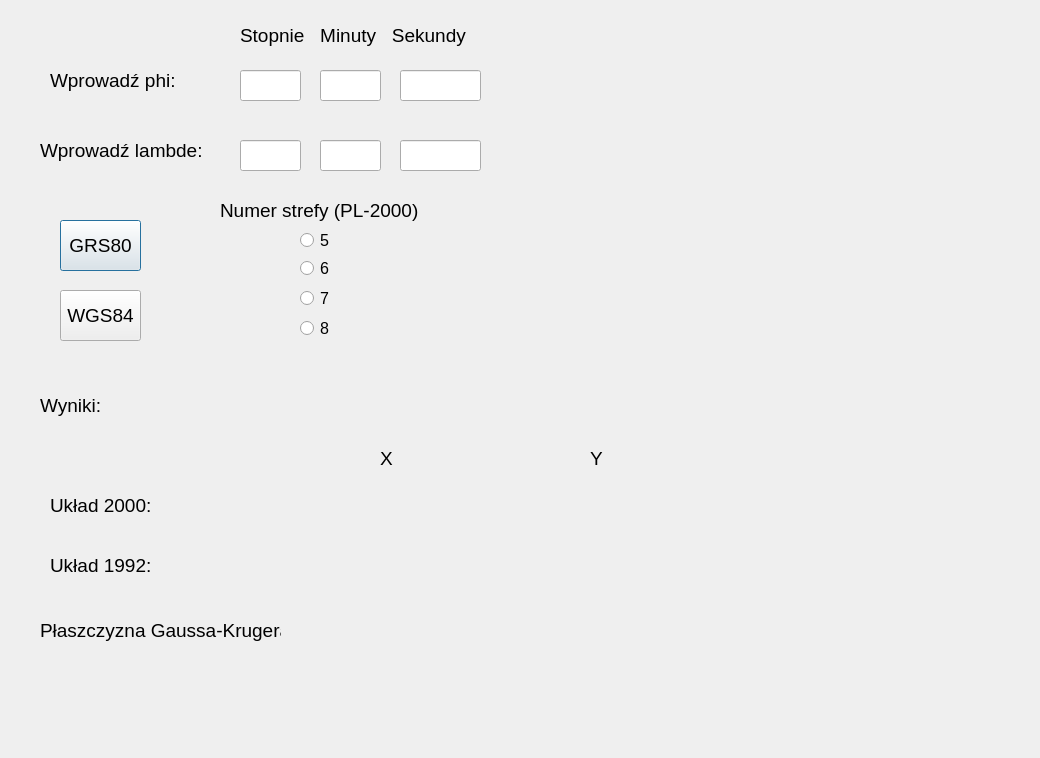
<?xml version="1.0" encoding="UTF-8"?>
<ui version="4.0">
 <class>Dialog</class>
 <widget class="QDialog" name="Dialog">
  <property name="geometry">
   <rect>
    <x>0</x>
    <y>0</y>
    <width>1040</width>
    <height>758</height>
   </rect>
  </property>
  <property name="windowTitle">
   <string>Dialog</string>
  </property>
  <widget class="QLabel" name="label">
   <property name="geometry">
    <rect>
     <x>50</x>
     <y>50</y>
     <width>161</width>
     <height>61</height>
    </rect>
   </property>
   <property name="font">
    <font>
     <pointsize>14</pointsize>
    </font>
   </property>
   <property name="text">
    <string>Wprowadź phi:</string>
   </property>
  </widget>
  <widget class="QLabel" name="label_2">
   <property name="geometry">
    <rect>
     <x>40</x>
     <y>120</y>
     <width>181</width>
     <height>61</height>
    </rect>
   </property>
   <property name="font">
    <font>
     <pointsize>14</pointsize>
    </font>
   </property>
   <property name="text">
    <string>Wprowadź lambde:</string>
   </property>
  </widget>
  <widget class="QLineEdit" name="Fstopnie">
   <property name="geometry">
    <rect>
     <x>240</x>
     <y>70</y>
     <width>61</width>
     <height>31</height>
    </rect>
   </property>
  </widget>
  <widget class="QLineEdit" name="Fmin">
   <property name="geometry">
    <rect>
     <x>320</x>
     <y>70</y>
     <width>61</width>
     <height>31</height>
    </rect>
   </property>
  </widget>
  <widget class="QLineEdit" name="Fsek">
   <property name="geometry">
    <rect>
     <x>400</x>
     <y>70</y>
     <width>81</width>
     <height>31</height>
    </rect>
   </property>
  </widget>
  <widget class="QLineEdit" name="Lstopnie">
   <property name="geometry">
    <rect>
     <x>240</x>
     <y>140</y>
     <width>61</width>
     <height>31</height>
    </rect>
   </property>
  </widget>
  <widget class="QLineEdit" name="Lmin">
   <property name="geometry">
    <rect>
     <x>320</x>
     <y>140</y>
     <width>61</width>
     <height>31</height>
    </rect>
   </property>
  </widget>
  <widget class="QLineEdit" name="Lsek">
   <property name="geometry">
    <rect>
     <x>400</x>
     <y>140</y>
     <width>81</width>
     <height>31</height>
    </rect>
   </property>
  </widget>
  <widget class="QLabel" name="label_5">
   <property name="geometry">
    <rect>
     <x>240</x>
     <y>20</y>
     <width>231</width>
     <height>31</height>
    </rect>
   </property>
   <property name="font">
    <font>
     <pointsize>14</pointsize>
    </font>
   </property>
   <property name="text">
    <string>Stopnie   Minuty   Sekundy</string>
   </property>
  </widget>
  <widget class="QLabel" name="label_6">
   <property name="geometry">
    <rect>
     <x>40</x>
     <y>380</y>
     <width>81</width>
     <height>51</height>
    </rect>
   </property>
   <property name="font">
    <font>
     <pointsize>14</pointsize>
    </font>
   </property>
   <property name="text">
    <string>Wyniki:</string>
   </property>
  </widget>
  <widget class="QLabel" name="label_7">
   <property name="geometry">
    <rect>
     <x>50</x>
     <y>480</y>
     <width>111</width>
     <height>51</height>
    </rect>
   </property>
   <property name="font">
    <font>
     <pointsize>14</pointsize>
    </font>
   </property>
   <property name="text">
    <string>Układ 2000:</string>
   </property>
  </widget>
  <widget class="QLabel" name="label_8">
   <property name="geometry">
    <rect>
     <x>50</x>
     <y>550</y>
     <width>101</width>
     <height>31</height>
    </rect>
   </property>
   <property name="font">
    <font>
     <pointsize>14</pointsize>
    </font>
   </property>
   <property name="text">
    <string>Układ 1992:</string>
   </property>
  </widget>
  <widget class="QLabel" name="Xdw">
   <property name="geometry">
    <rect>
     <x>380</x>
     <y>450</y>
     <width>21</width>
     <height>16</height>
    </rect>
   </property>
   <property name="font">
    <font>
     <pointsize>14</pointsize>
    </font>
   </property>
   <property name="text">
    <string>X</string>
   </property>
  </widget>
  <widget class="QLabel" name="Ydw">
   <property name="geometry">
    <rect>
     <x>590</x>
     <y>450</y>
     <width>21</width>
     <height>16</height>
    </rect>
   </property>
   <property name="font">
    <font>
     <pointsize>14</pointsize>
    </font>
   </property>
   <property name="text">
    <string>Y</string>
   </property>
  </widget>
  <widget class="QLabel" name="label_11">
   <property name="geometry">
    <rect>
     <x>40</x>
     <y>610</y>
     <width>241</width>
     <height>41</height>
    </rect>
   </property>
   <property name="font">
    <font>
     <pointsize>14</pointsize>
    </font>
   </property>
   <property name="text">
    <string>Płaszczyzna Gaussa-Krugera</string>
   </property>
  </widget>
  <widget class="QLabel" name="wynikx2000">
   <property name="geometry">
    <rect>
     <x>330</x>
     <y>490</y>
     <width>141</width>
     <height>31</height>
    </rect>
   </property>
   <property name="font">
    <font>
     <pointsize>10</pointsize>
    </font>
   </property>
   <property name="text">
    <string/>
   </property>
  </widget>
  <widget class="QLabel" name="wynikx92">
   <property name="geometry">
    <rect>
     <x>330</x>
     <y>550</y>
     <width>141</width>
     <height>31</height>
    </rect>
   </property>
   <property name="font">
    <font>
     <pointsize>10</pointsize>
    </font>
   </property>
   <property name="text">
    <string/>
   </property>
  </widget>
  <widget class="QLabel" name="wyniky2000">
   <property name="geometry">
    <rect>
     <x>530</x>
     <y>490</y>
     <width>131</width>
     <height>31</height>
    </rect>
   </property>
   <property name="font">
    <font>
     <pointsize>10</pointsize>
    </font>
   </property>
   <property name="text">
    <string/>
   </property>
  </widget>
  <widget class="QLabel" name="wyniky92">
   <property name="geometry">
    <rect>
     <x>530</x>
     <y>550</y>
     <width>131</width>
     <height>31</height>
    </rect>
   </property>
   <property name="font">
    <font>
     <pointsize>10</pointsize>
    </font>
   </property>
   <property name="text">
    <string/>
   </property>
  </widget>
  <widget class="QPushButton" name="GRS80">
   <property name="geometry">
    <rect>
     <x>60</x>
     <y>220</y>
     <width>81</width>
     <height>51</height>
    </rect>
   </property>
   <property name="font">
    <font>
     <pointsize>14</pointsize>
    </font>
   </property>
   <property name="text">
    <string>GRS80</string>
   </property>
  </widget>
  <widget class="QPushButton" name="WRS84">
   <property name="geometry">
    <rect>
     <x>60</x>
     <y>290</y>
     <width>81</width>
     <height>51</height>
    </rect>
   </property>
   <property name="font">
    <font>
     <pointsize>14</pointsize>
    </font>
   </property>
   <property name="text">
    <string>WGS84</string>
   </property>
  </widget>
  <widget class="QRadioButton" name="strefa5">
   <property name="geometry">
    <rect>
     <x>300</x>
     <y>230</y>
     <width>41</width>
     <height>21</height>
    </rect>
   </property>
   <property name="font">
    <font>
     <pointsize>12</pointsize>
    </font>
   </property>
   <property name="text">
    <string>5</string>
   </property>
  </widget>
  <widget class="QRadioButton" name="strefa6">
   <property name="geometry">
    <rect>
     <x>300</x>
     <y>260</y>
     <width>41</width>
     <height>17</height>
    </rect>
   </property>
   <property name="font">
    <font>
     <pointsize>12</pointsize>
    </font>
   </property>
   <property name="text">
    <string>6</string>
   </property>
  </widget>
  <widget class="QRadioButton" name="strefa7">
   <property name="geometry">
    <rect>
     <x>300</x>
     <y>290</y>
     <width>41</width>
     <height>17</height>
    </rect>
   </property>
   <property name="font">
    <font>
     <pointsize>12</pointsize>
    </font>
   </property>
   <property name="text">
    <string>7</string>
   </property>
  </widget>
  <widget class="QRadioButton" name="strefa8">
   <property name="geometry">
    <rect>
     <x>300</x>
     <y>320</y>
     <width>41</width>
     <height>17</height>
    </rect>
   </property>
   <property name="font">
    <font>
     <pointsize>12</pointsize>
    </font>
   </property>
   <property name="text">
    <string>8</string>
   </property>
  </widget>
  <widget class="QLabel" name="label_3">
   <property name="geometry">
    <rect>
     <x>220</x>
     <y>190</y>
     <width>201</width>
     <height>41</height>
    </rect>
   </property>
   <property name="font">
    <font>
     <pointsize>14</pointsize>
    </font>
   </property>
   <property name="text">
    <string>Numer strefy (PL-2000)</string>
   </property>
  </widget>
  <widget class="QLabel" name="wynikxgk">
   <property name="geometry">
    <rect>
     <x>330</x>
     <y>610</y>
     <width>141</width>
     <height>31</height>
    </rect>
   </property>
   <property name="font">
    <font>
     <pointsize>10</pointsize>
    </font>
   </property>
   <property name="text">
    <string/>
   </property>
  </widget>
  <widget class="QLabel" name="wynikygk">
   <property name="geometry">
    <rect>
     <x>530</x>
     <y>610</y>
     <width>131</width>
     <height>31</height>
    </rect>
   </property>
   <property name="font">
    <font>
     <pointsize>10</pointsize>
    </font>
   </property>
   <property name="text">
    <string/>
   </property>
  </widget>
 </widget>
 <resources/>
 <connections/>
</ui>
